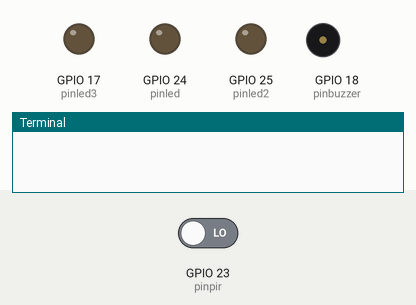
Bench run of a program on a simulated Raspberry Pi (BCM pin numbers). Shown: output pins drawn as LEDs (lit = HIGH), buzzer (waves = sounding), the last lines printed to the terminal. The test bench sets the inputs (shaded band); at power-on: GPIO 23 (pinpir) LOW.

Above: at 1.2 s.
1.3 s: GPIO 23 (pinpir) driven HIGH
At 2.0 s:
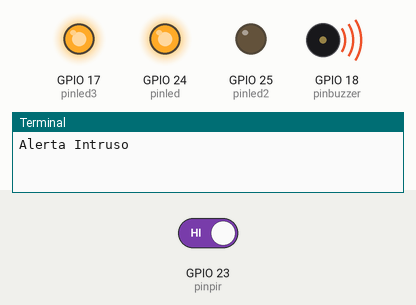
At 2.8 s:
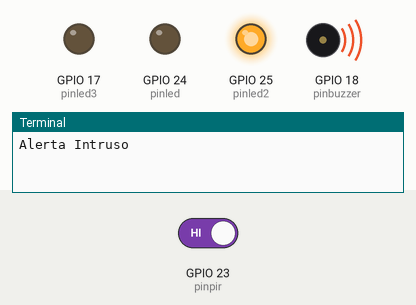
Timing chart, 0 to 9.8 s (numbered marks = the images above; inputs shaded):
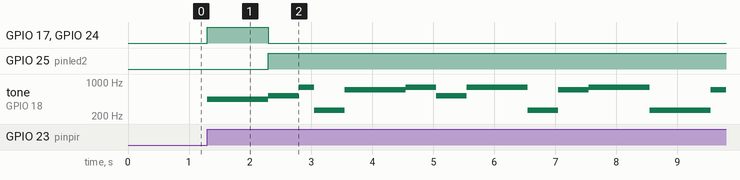

The program:

CancionV1.py
```python
import RPi.GPIO as GPIO
import time

pinpir = 23
pinled = 24
pinled2 = 25
pinled3 = 17
pinbuzzer = 18

GPIO.setmode(GPIO.BCM)
GPIO.setup(pinpir, GPIO.IN)
GPIO.setup(pinled, GPIO.OUT)
GPIO.setup(pinled2, GPIO.OUT)
GPIO.setup(pinled3, GPIO.OUT)
GPIO.setup(pinbuzzer, GPIO.OUT)


GPIO.output(pinled,0)
GPIO.output(pinled2,0)
GPIO.output(pinled3,0)


def intruso_detectado(channel):
    print("Alerta Intruso")
    GPIO.output(pinled, 1)
    GPIO.output(pinled2, 0)
    GPIO.output(pinled3, 1)

    pwm = GPIO.PWM(pinbuzzer, 440)
    pwm.start(50)

    time.sleep(1)
    GPIO.output(pinled, 0)
    GPIO.output(pinled2, 1)
    GPIO.output(pinled3, 0)


    pwm.ChangeFrequency(523)
    time.sleep(0.5)
    pwm.ChangeFrequency(783)
    time.sleep(0.25)
    pwm.ChangeFrequency(261)
    time.sleep(0.5)
    pwm.ChangeFrequency(698)
    time.sleep(1)
    pwm.ChangeFrequency(783)
    time.sleep(0.5)
    pwm.ChangeFrequency(523)
    time.sleep(0.5)
    pwm.ChangeFrequency(783)
    time.sleep(1)
    pwm.ChangeFrequency(261)
    time.sleep(0.5)
    pwm.ChangeFrequency(698)
    time.sleep(0.5)
    pwm.ChangeFrequency(783)
    time.sleep(1)
    pwm.ChangeFrequency(261)
    time.sleep(1)
    pwm.ChangeFrequency(698)
    time.sleep(0.25)
    pwm.ChangeFrequency(783)
    time.sleep(1)
    pwm.ChangeFrequency(659)
    time.sleep(0.5)
    pwm.ChangeFrequency(261)
    time.sleep(1)
    pwm.ChangeFrequency(698)
    time.sleep(0.5)
    pwm.ChangeFrequency(783)
    time.sleep(0.5)
    pwm.ChangeFrequency(523)
    time.sleep(1.5)
    pwm.ChangeFrequency(523)
    time.sleep(0.5)
    pwm.ChangeFrequency(783)
    time.sleep(0.5)
    pwm.ChangeFrequency(261)
    time.sleep(1.5)
    pwm.ChangeFrequency(698)
    time.sleep(0.5)
    pwm.ChangeFrequency(783)
    time.sleep(0.5)
    pwm.ChangeFrequency(523)
    time.sleep(1)
    pwm.ChangeFrequency(523)
    time.sleep(0.5)
    pwm.ChangeFrequency(783)
    time.sleep(0.5)
    pwm.ChangeFrequency(261)
    time.sleep(1.5)
    pwm.ChangeFrequency(698)
    time.sleep(0.5)
    pwm.ChangeFrequency(261)
    time.sleep(1.5)
    pwm.ChangeFrequency(698)
    time.sleep(0.5)
    pwm.ChangeFrequency(783)
    time.sleep(0.5)
    pwm.ChangeFrequency(523)
    time.sleep(1.5)
    pwm.ChangeFrequency(523)
    time.sleep(0.25)
    pwm.ChangeFrequency(783)
    time.sleep(0.5)
    pwm.ChangeFrequency(261)
    time.sleep(1)
    pwm.ChangeFrequency(698)
    time.sleep(0.25)
    pwm.ChangeFrequency(783)
    time.sleep(0.5)
    pwm.ChangeFrequency(523)
    time.sleep(1.5)
    pwm.ChangeFrequency(523)
    time.sleep(0.5)
    pwm.ChangeFrequency(783)
    time.sleep(0.5)
    pwm.ChangeFrequency(261)
    time.sleep(1)
    pwm.ChangeFrequency(698)
    time.sleep(0.5)
    pwm.ChangeFrequency(261)
    time.sleep(1.5)
    pwm.ChangeFrequency(698)
    time.sleep(0.5)
    pwm.ChangeFrequency(783)
    time.sleep(0.5)
    pwm.ChangeFrequency(523)
    time.sleep(1.5)
    pwm.ChangeFrequency(523)
    time.sleep(0.25)
    pwm.ChangeFrequency(783)
    time.sleep(0.5)
    pwm.ChangeFrequency(261)
    time.sleep(1)
    pwm.ChangeFrequency(698)
    time.sleep(0.5)
    pwm.ChangeFrequency(783)
    time.sleep(0.5)
    pwm.ChangeFrequency(523)
    time.sleep(1.5)
    pwm.ChangeFrequency(523)
    time.sleep(0.25)
    pwm.ChangeFrequency(783)
    time.sleep(0.5)
    pwm.ChangeFrequency(261)
    time.sleep(1.5)
    pwm.ChangeFrequency(698)
    time.sleep(0.5)
    pwm.ChangeFrequency(261)
    time.sleep(1)
    pwm.ChangeFrequency(698)
    time.sleep(0.5)
    pwm.ChangeFrequency(783)
    time.sleep(0.25)
    pwm.ChangeFrequency(523)
    time.sleep(1.5)
    pwm.ChangeFrequency(523)
    time.sleep(0.5)
    pwm.ChangeFrequency(698)
    time.sleep(0.5)
    pwm.ChangeFrequency(523)
    time.sleep(1.5)
    pwm.ChangeFrequency(698)
    time.sleep(0.25)
    pwm.ChangeFrequency(783)
    time.sleep(0.5)
    pwm.ChangeFrequency(523)
    time.sleep(1.5)
    pwm.ChangeFrequency(523)
    time.sleep(1.5)
    pwm.ChangeFrequency(698)
    time.sleep(0.25)
    pwm.ChangeFrequency(783)
    time.sleep(0.5)
    pwm.ChangeFrequency(698)
    time.sleep(0.25)
    pwm.ChangeFrequency(783)
    time.sleep(0.75)
    pwm.ChangeFrequency(698)
    time.sleep(0.25)
    pwm.ChangeFrequency(523)
    time.sleep(0.5)
    pwm.ChangeFrequency(698)
    time.sleep(0.25)
    pwm.ChangeFrequency(523)
    time.sleep(2)


    pwm.stop()


GPIO.add_event_detect(pinpir, GPIO.RISING, callback=intruso_detectado)

try:

    while True:
        time.sleep(3)

except KeyboardInterrupt:
    print("Gracias por venir PY")

finally:
    GPIO.cleanup()
```

Measured:
- after the input at 1.3 s, GPIO 17 (pinled3), GPIO 24 (pinled): LOW → HIGH at once, → LOW 1.0 s later; GPIO 25 (pinled2): LOW → HIGH after 1.0 s; tone on GPIO 18 (pinbuzzer): plays 440 Hz for 1.0 s, 523 Hz for 0.50 s, 783 Hz for 0.25 s, 261 Hz for 0.50 s, 698 Hz for 1.0 s, 783 Hz for 0.50 s … (13 notes in this stretch), starting at once
